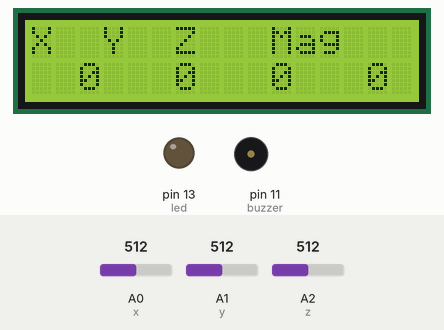
Recording of a sketch running on a simulated Arduino Uno, built with avr-gcc and run on an emulated ATmega328P. Shown: 16×2 character LCD, output pins drawn as LEDs (lit = HIGH), buzzer (waves = sounding). The test bench sets the inputs (shaded band); at power-on: A0 (x) = 512, A1 (y) = 512, A2 (z) = 512. What the sketch prints to the serial monitor is not drawn.

Above: at 9.4 s.
9.5 s: A0 (x) set to 544
At 10.2 s:
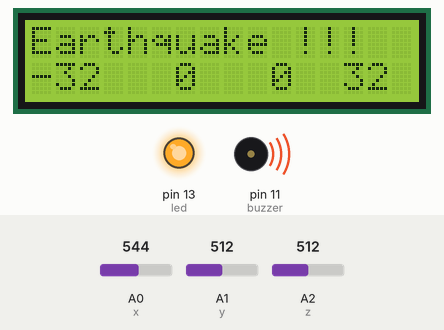
11.0 s: A1 (y) set to 489
At 13.7 s:
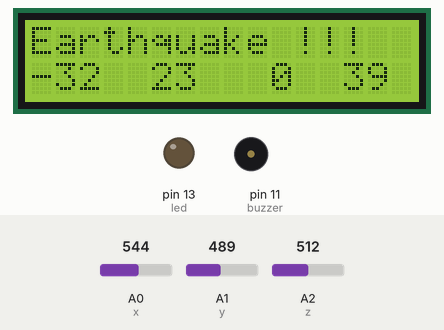
14.0 s: A2 (z) set to 716
At 14.6 s:
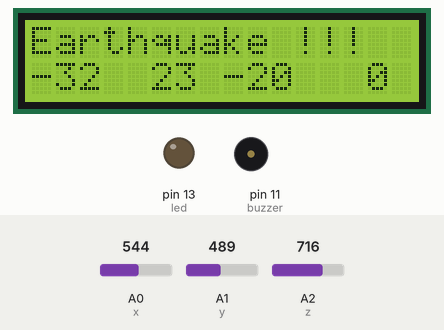
15.7 s: A1 (y) set to 511
At 16.5 s:
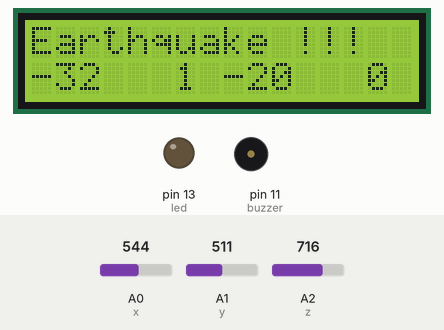
17.3 s: A0 (x) set to 511
At 18.6 s:
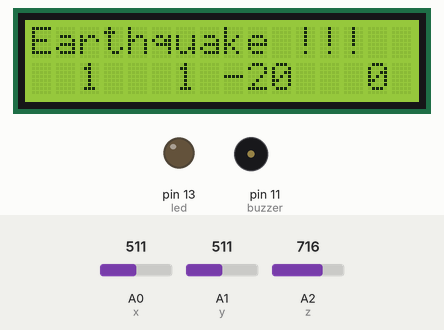
18.9 s: A2 (z) set to 539
At 19.6 s:
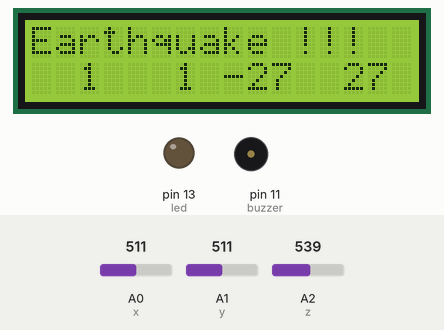
20.6 s: A2 (z) set to 521
Timing chart, 0 to 23.2 s (numbered marks = the images above; inputs shaded):
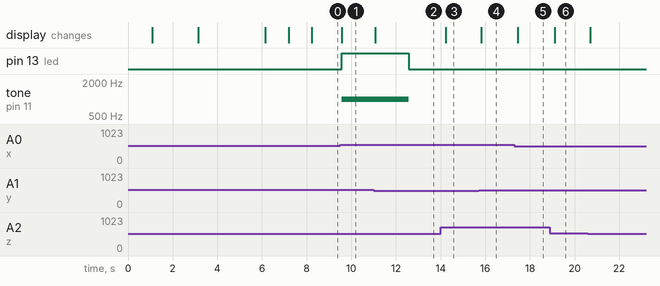

The sketch:

Earth_quake.ino
```cpp
#include <Wire.h>
#include <LiquidCrystal_I2C.h>

// Initialize the LCD with I2C address 0x27, 16 columns, and 2 rows
LiquidCrystal_I2C lcd(0x27, 16, 2);

#define buzzer 11 // Pin connected to the buzzer
#define led 13    // Pin connected to the LED

// Pins connected to the x, y, and z outputs of the ADXL335 accelerometer
#define x A0
#define y A1
#define z A2

/* Variables */
int xsample = 0;
int ysample = 0;
int zsample = 0;
long start;
int buz = 0;

/* Macros */
#define samples 50
#define maxVal 20
#define minVal -20
#define buzTime 3000   // 3 seconds

void setup() {
  lcd.init();
  lcd.backlight();
  Serial.begin(9600);
  delay(1000);

  Serial.println("System Initialized...");
  lcd.print("  Earth Quake  ");
  lcd.setCursor(0, 1);
  lcd.print("    Detector ");
  delay(2000);
  lcd.clear();
  lcd.print("Calibrating.....");
  lcd.setCursor(0, 1);
  lcd.print("Please wait...");

  pinMode(buzzer, OUTPUT);
  pinMode(led, OUTPUT);
  buz = 0;
  digitalWrite(led, buz);

  Serial.println("Calibration Started...");
  for (int i = 0; i < samples; i++) {
    xsample += analogRead(x);
    ysample += analogRead(y);
    zsample += analogRead(z);
  }

  xsample /= samples;
  ysample /= samples;
  zsample /= samples;

  delay(3000);
  lcd.clear();
  lcd.print("   Calibrated");
  delay(1000);
  Serial.println("Calibration Complete!");
  Serial.println("Baseline Values:");
  Serial.print("X Baseline: "); Serial.println(xsample);
  Serial.print("Y Baseline: "); Serial.println(ysample);
  Serial.print("Z Baseline: "); Serial.println(zsample);

  lcd.clear();
  lcd.print("  Device Ready");
  delay(1000);

  lcd.clear();
  lcd.print("X  Y  Z   Mag");
}

void loop() {
  int value1 = analogRead(x);
  int value2 = analogRead(y);
  int value3 = analogRead(z);

  int xValue = xsample - value1;
  int yValue = ysample - value2;
  int zValue = zsample - value3;

  int magnitude = sqrt(sq(xValue) + sq(yValue) + sq(zValue));

  bool isEarthquake = (xValue < minVal || xValue > maxVal ||
                       yValue < minVal || yValue > maxVal ||
                       zValue < minVal || zValue > maxVal);

  if (isEarthquake) {
    if (buz == 0) {
      start = millis();
      buz = 1;
      Serial.println("🚨 Earthquake Detected! Alert Activated.");
      lcd.clear();
      lcd.print("Earthquake !!!");
      digitalWrite(led, HIGH);
      tone(buzzer, 1000);
    }

    // Display values including magnitude
    lcd.setCursor(0, 1);
    lcd.print(padValue(xValue));
    lcd.setCursor(4, 1);
    lcd.print(padValue(yValue));
    lcd.setCursor(8, 1);
    lcd.print(padValue(zValue));
    lcd.setCursor(12, 1);
    lcd.print(padValue(magnitude));

    Serial.print("🚨 Earthquake: X: "); Serial.print(xValue);
    Serial.print(" | Y: "); Serial.print(yValue);
    Serial.print(" | Z: "); Serial.print(zValue);
    Serial.print(" | Magnitude: "); Serial.println(magnitude);

    if (buz == 1 && millis() >= start + buzTime) {
      noTone(buzzer);
      digitalWrite(led, LOW);
      Serial.println("🔕 Alert Deactivated: Buzzer and LED OFF");
    }
  } else {
    if (buz == 1) {
      buz = 0;
      noTone(buzzer);
      digitalWrite(led, LOW);
      lcd.clear();
      lcd.print("X  Y  Z   Mag");
      Serial.println("✅ Conditions Normal - Display Reset");
    }

    // Update display with normal values
    lcd.setCursor(0, 1);
    lcd.print(padValue(xValue));
    lcd.setCursor(4, 1);
    lcd.print(padValue(yValue));
    lcd.setCursor(8, 1);
    lcd.print(padValue(zValue));
    lcd.setCursor(12, 1);
    lcd.print(padValue(magnitude));

    Serial.print("✅ Normal: X: "); Serial.print(xValue);
    Serial.print(" | Y: "); Serial.print(yValue);
    Serial.print(" | Z: "); Serial.print(zValue);
    Serial.print(" | Magnitude: "); Serial.println(magnitude);
  }

  delay(150);
}

// Function to pad values for LCD formatting
String padValue(int value) {
  String strValue = String(value);
  while (strValue.length() < 3) {
    strValue = " " + strValue;
  }
  return strValue.substring(0, 3);
}
```

Measured:
- the behaviour switches between 532 and 533 on A0 (x) (found by bisection; images 0 and 1)
- the behaviour switches between 503 and 502 on A1 (y) (found by bisection; images 1 and 2)
- after the input at 9.5 s, pin 13 (led): LOW → HIGH after 0.06 s; tone on pin 11 (buzzer): silent → 1000 Hz after 0.06 s; the display: changes after 0.08 s (image 1)
- after the input at 11.0 s, the display: changes after 0.08 s (image 2)
- after the input at 14.0 s, the display: changes after 0.24 s (image 3)
- after the input at 15.7 s, the display: changes after 0.13 s (image 4)
- after the input at 17.3 s, the display: changes after 0.15 s (image 5)
- after the input at 18.9 s, the display: changes after 0.21 s (image 6)
